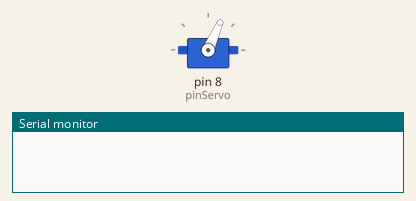
A sketch run on a simulated Arduino Uno, built with avr-gcc and run on an emulated ATmega328P. Parts: servo, the last lines printed to the serial monitor.

Above: at 0.05 s.
At 6.15 s:
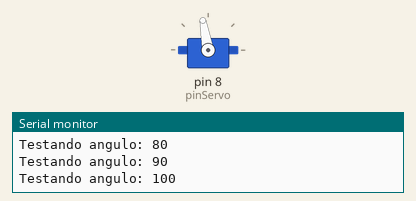
At 12.25 s:
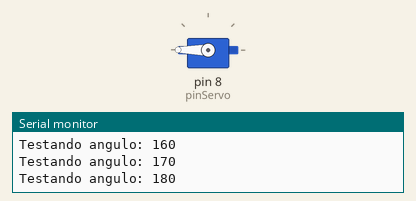
At 24.45 s:
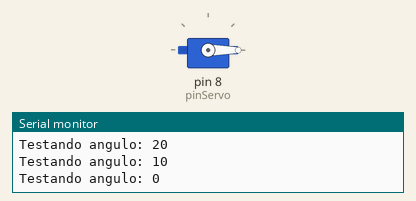
Timing chart, 0 to 31.8 s (numbered marks = the images above):
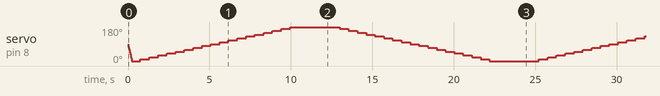

The sketch:

Teste-Servos.ino
```cpp
#include <VarSpeedServo.h>

VarSpeedServo servo;
const int pinServo = 8;

void setup() {
  Serial.begin(9600);   // Inicializa comunicação serial
  servo.attach(pinServo);
}

void loop() {
  for (int ang = 0; ang <= 180; ang += 10) {
    servo.write(ang, 255, true); // move devagar
    Serial.print("Testando angulo: ");
    Serial.println(ang);
    delay(500);
  }

  delay(2000);

  for (int ang = 180; ang >= 0; ang -= 10) {
    servo.write(ang, 255, true);
    Serial.print("Testando angulo: ");
    Serial.println(ang);
    delay(500);
  }

  delay(2000);
}
```
